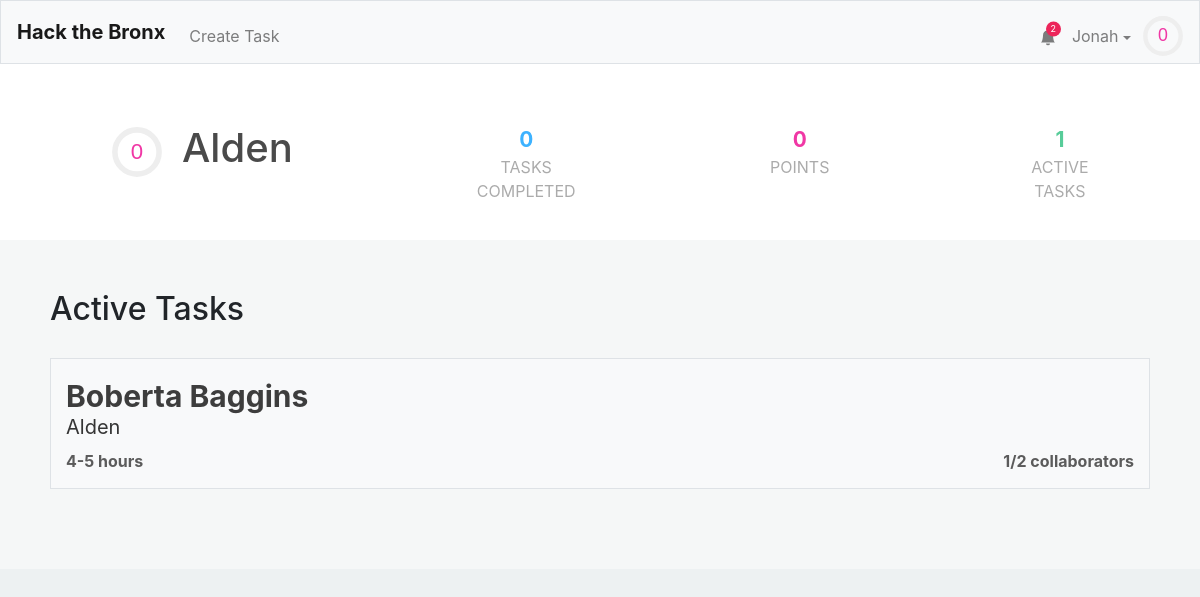
/profile/Alden (signed in), run on an earlier commit of the app's database.
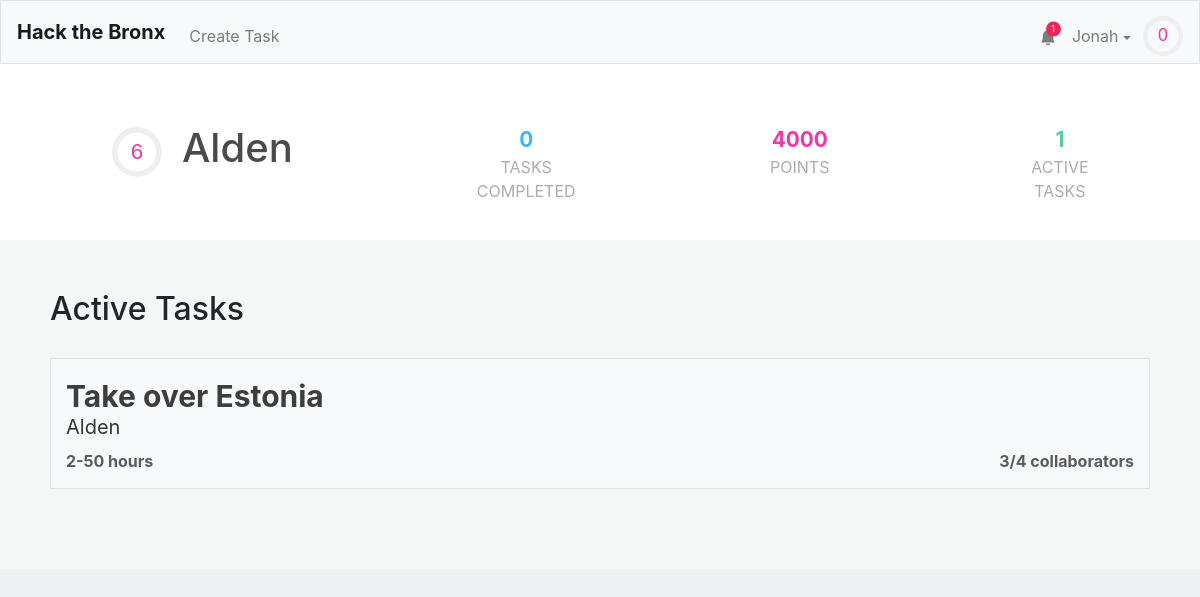
And on a later commit of the database.
### tables this page shows
CREATE TABLE "users" (
	"id"	INTEGER NOT NULL UNIQUE,
	"username"	TEXT NOT NULL UNIQUE,
	"hash"	TEXT NOT NULL,
	"email"	TEXT,
	"tasks"	TEXT,
	"points"	INTEGER NOT NULL DEFAULT 0,
	"numcomplete"	INTEGER NOT NULL DEFAULT 0,
	"notifications"	BLOB,
	PRIMARY KEY("id" AUTOINCREMENT)
);

CREATE TABLE "tasks" (
	"id"	INTEGER NOT NULL UNIQUE,
	"title"	TEXT NOT NULL,
	"description"	TEXT,
	"languages"	BLOB,
	"image"	TEXT,
	"hmin"	INTEGER,
	"hmax"	INTEGER,
	"cmax"	INTEGER,
	"collaborators"	TEXT,
	"creator"	INTEGER,
	PRIMARY KEY("id" AUTOINCREMENT)
);

### application.py (the view)
@app.route("/profile/<username>")
@login_required
def profile(username):
    user = getuser(session, db)
    if user["username"] != username:
        other_user = get_user_from_name(username, db)
    else:
        other_user = user
    alltasks = db.execute("SELECT * FROM tasks")
    tasks = []
    for task in alltasks:
        if (task['creator'] == other_user['id'] or other_user['id'] in debyte(task['collaborators'])):
            task['creator'] = other_user["username"]
            task["collaborators-count"] = len(debyte(task['collaborators']))
            task["points"] = calculate_points(task)
            tasks.append(task)
    return render_template("profile.html",other_user=other_user,user=user,active_tasks=tasks,task_count=len(tasks), len=len)

### application.py (called while the page is built)
@app.after_request
def after_request(response):
    response.headers["Cache-Control"] = "no-cache, no-store, must-revalidate"
    response.headers["Expires"] = 0
    response.headers["Pragma"] = "no-cache"
    return response

### helpers.py (called while the page is built)
def login_required(f):
    @wraps(f)
    def decorated_function(*args, **kwargs):
        if session.get("user_id") is None:
            return redirect("/login")
        return f(*args, **kwargs)
    return decorated_function

def debyte(obj):
    return pickle.loads(obj)

def getuser(session, db):
    user =  db.execute("SELECT * FROM users WHERE id = :id", id=session["user_id"])[0]
    user["level"]=int(user['points']**.5//10)
    user["level-progress"] = (user['points']**.5%8)/(((user["level"]+1)*10)**2)
    user["notifications"] = debyte(user["notifications"]) if user["notifications"] else []
    user["notification-amount"] = len(user["notifications"])
    return user

def get_user_from_name(name, db):
    user =  db.execute("SELECT * FROM users WHERE username = :name", name=name)[0]
    user["level"]=int(user['points']**.5//10)
    user["level-progress"] = (user['points']**.5%8)/(((user["level"]+1)*10)**2)
    return user

def calculate_points(task):
    if task['hmin'] and task['hmax']:
        total = int(min((task['hmin']+task['hmax'])/2 * 100, 500))
    else:
        total = 0
    return total

### templates/profile.html (shortened to what this page needs)
{% extends "layout.html" %}
{% block head %}
    <link href="/static/profile.css" rel="stylesheet">
{% endblock %}
{% block mainnocont %}
	<div class="profile-outer">
		<div class="name-wrapper">
			<div class = "name-section">
			 	<div style="display: flex; align-items: center;">
					<div style = "margin-left: 12px;">
						<svg viewBox="0 0 36 36" class="level-display-outer">
							<path class="level-display-bg"
				        d="M18 2.0845
				          a 15.9155 15.9155 0 0 1 0 31.831
				          a 15.9155 15.9155 0 0 1 0 -31.831"
				      />
						  <path class = "level-display"
						    d="M18 2.0845
						      a 15.9155 15.9155 0 0 1 0 31.831
						      a 15.9155 15.9155 0 0 1 0 -31.831"
						    fill="none"
						    stroke="#444";
						    stroke-width="1";
						    stroke-dasharray="{{ other_user["level-progress"] }}, 100";
						  />
						  <text x="18" y="22.8" class="level">{{other_user["level"]}}</text>
						</svg>
					</div>
					<h1 class="profile-username">{{other_user["username"]}}</h1>
				</div>
				<div class = "tasks-completed">
					<span>{{ other_user["numcomplete"] }}</span>
					<div>Tasks Completed</div>
				</div>
				<div class = "point-count">
					<span>{{ other_user["points"] }}</span>
					<div>Points</div>
				</div>
				<div class = "active-tasks">
					<span>{{ task_count }}</span>
					<div>Active Tasks</div>
				</div>
			</div>
		</div>
		<div class = "information">
			<h2>Active Tasks</h2>
			<div class = "a-tasks">
				{% for task in active_tasks %}
					<a class = "div-link" href="/task/{{task.id}}">
						<div class="task">
							<span class="task-name">{{ task["title"] }}</span>
							<span class="task-creator">{{ task["creator"] }}</span>
							<div class="task-stats">
								<span class="task-time">{{ task["hmin"] }}-{{ task["hmax"] }} hours</span>
								<span class="task-collaborator-count">{{task["collaborators-count"] }}/{{ task["cmax"] }} collaborators</span>
							</div>
						</div>
					</a>
				{% endfor %}
			</div>
		</div>
	</div>
{% endblock %}

### templates/layout.html (shortened to what this page needs)
<!DOCTYPE html>
<html lang="en">
    <head>
        <link href="https://maxcdn.bootstrapcdn.com/bootstrap/4.1.3/css/bootstrap.min.css" rel="stylesheet">
        {% block head %}{% endblock %}
        <link href="/static/styles.css" rel="stylesheet">
    </head>
    <body>
        <nav style = "height: 8vh" class="navbar navbar-expand-md navbar-light bg-light border">
            <a class="navbar-brand" href="/"><b>Hack the Bronx</b></a>
            <div class="collapse navbar-collapse" id="navbar">
                {% if session.user_id %}
                    <ul class="navbar-nav mt-2">
                        <li class="nav-item"><a class="nav-link" href="/taskCreation">Create Task</a></li>
                    </ul>
                    <ul class="navbar-nav ml-auto mt-2">
                        <li style="position: relative; transform:translateX(8px) translateY(7.5px);"class="nav-item"><a class="nav-link" href="/notifications"><svg xmlns="http://www.w3.org/2000/svg" width="16" height="16" fill="currentColor" class="bi bi-bell-fill" viewBox="0 0 16 16">
  <path d="M8 16a2 2 0 0 0 2-2H6a2 2 0 0 0 2 2zm.995-14.901a1 1 0 1 0-1.99 0A5.002 5.002 0 0 0 3 6c0 1.098-.5 6-2 7h14c-1.5-1-2-5.902-2-7 0-2.42-1.72-4.44-4.005-4.901z"/>
</svg></a><span style="display:{{ "none" if user["notification-amount"] == 0 else "flex" }};" class="notification-circle">{{user["notification-amount"]}}</span></li>
                        <li class="nav-item">
                            <div id="user-information-dropdown">
                              <button onclick="showUserDropdown()" id="user-information-dropname" class="nav-link">{{ session.user_name }} <span class="dropdown-caret"></span></button>
                            </div>
                        </li>
                        <li class="nav-item">
                            <div style = "margin-left: -4px;">
                                <svg viewBox="0 0 36 36" style="transform: translateY(8px); width: 40px;">
                                    <path class="level-display-bg"
                                d="M18 2.0845
                                  a 15.9155 15.9155 0 0 1 0 31.831
                                  a 15.9155 15.9155 0 0 1 0 -31.831"
                              />
                                  <path class = "level-display"
                                    d="M18 2.0845
                                      a 15.9155 15.9155 0 0 1 0 31.831
                                      a 15.9155 15.9155 0 0 1 0 -31.831"
                                    fill="none"
                                    stroke="#444";
                                    stroke-width="1";
                                    stroke-dasharray="{{ user["level-progress"] }}, 100";
                                  />
                                  <text x="18" y="22.8" class="level">{{user["level"]}}</text>
                                </svg>
                            </div>
                        </li>
                    </ul>
                {% endif %}
            </div>
        </nav>
        {% block mainnocont %}{% endblock %}
        <main class="container p-5">
        </main>
    </body>
</html>

### static/profile.css (style rules this page uses)
.profile-username { color:#4a4a4a; margin-left: 20px; }
.name-section,.name-wrapper { color: #3d3d3d; padding: 30px 100px; background: white; width: 100%; display: flex; }
.name-wrapper { padding: 30px 0px; display: block; }
.information { left:0; right: 0; display: block; background: #F5F7F7; width: 100%; padding: 50px 50px; }
.tasks-completed { display: flex; flex-direction: column; align-items-content: center; text-align: center; width: 200px; padding: 0; height: 50px; margin-left: 180px; }
.tasks-completed span { font-weight: bold; font-size: 1.3em; color: #3DB2FF; }
.tasks-completed div { color: #ababab; text-transform: uppercase; }
.point-count { display: flex; flex-direction: column; align-items-content: center; text-align: center; width: 150px; height: 50px; margin-left: 180px; }
.point-count span { font-weight: bold; font-size: 1.3em; color: #F037A5; }
.point-count div { color: #ababab; text-transform: uppercase; }
.active-tasks { display: flex; flex-direction: column; align-items-content: center; text-align: center; width: 150px; height: 50px; margin-left: 180px; }
.active-tasks span { font-weight: bold; font-size: 1.3em; color: #57CC99; }
.active-tasks div { color: #ababab; text-transform: uppercase; }
body { background: #EDF1F2; }
.task { margin: 30px 0; background: #F8F9FA; border: 1px solid #DEE2E6; padding: 15px; display: flex; flex-direction: column; transition: .1s; color: #3d3d3d; }
.task-name { font-size: 30px; font-weight: bold; }
.task-creator { transform: translateY(-7px); color: #353535; font-size: 20px; }
.task-points, .task-time, .task-collaborator-count { color: #5B5B5B; font-weight: bold; }
.task-stats { display: flex; justify-content: space-between; width: 100%; }

### static/styles.css (style rules this page uses)
#user-information-dropname { background: none; padding: 16px; border: none; cursor: pointer; }
.dropdown-caret { display: inline-block; width: 0; height: 0; vertical-align: middle; content: ""; border-style: solid; border-width: 4px 4px 0; border-right-color: transparent; border-bottom-color: transparent; border-left-color: transparent; }
#user-information-dropname { position: relative; display: inline-block; }
.level-display-outer { width: 50px; }
.level { fill: #F037A5; font-family: sans-serif; font-size: 1em; text-anchor: middle; }
.notification-circle { content: ""; position: absolute; top: 10%; right: 10%; width: 15px; height: 15px; border-radius: 50%; background: #EC255A; font-size: 9px; justify-content: center; align-items: center; color: white; }

What changed in the data, as far as the page shows it:
changed users "Alden": points "0" → "4000"
changed tasks "Alden": title "Boberta Baggins" → "Take over Estonia"; hmin "4" → "2"; hmax "5" → "50"; id "1" → "3"; cmax "2" → "4"
Also different on the page:
{{ user["notification-amount"] }}: "2" → "1"
{{ other_user["level"] }}: "0" → "6"
